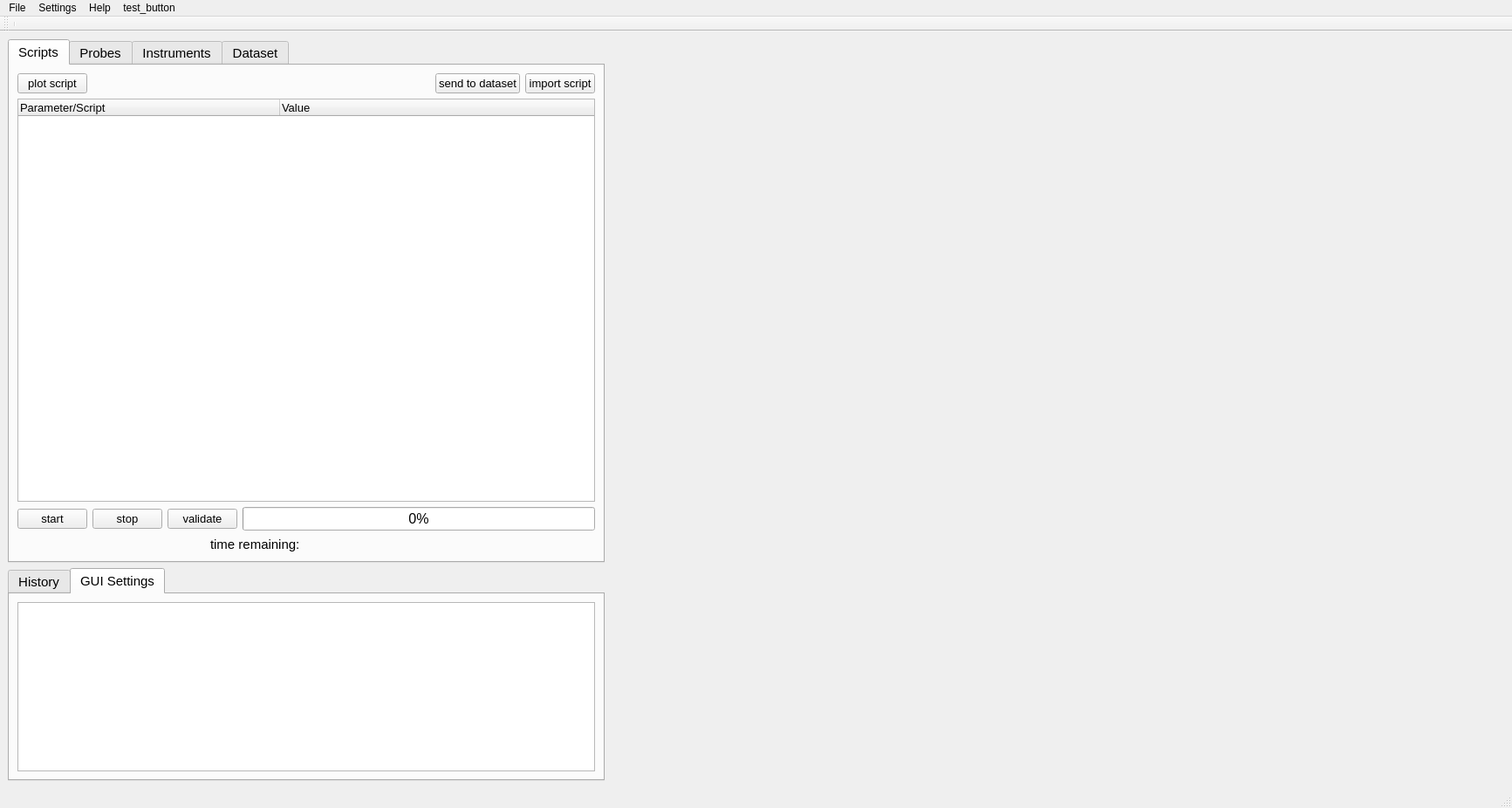
<?xml version="1.0" encoding="UTF-8"?>
<ui version="4.0">
 <class>MainWindow</class>
 <widget class="QMainWindow" name="MainWindow">
  <property name="geometry">
   <rect>
    <x>0</x>
    <y>0</y>
    <width>1733</width>
    <height>926</height>
   </rect>
  </property>
  <property name="sizePolicy">
   <sizepolicy hsizetype="Expanding" vsizetype="Expanding">
    <horstretch>0</horstretch>
    <verstretch>0</verstretch>
   </sizepolicy>
  </property>
  <property name="windowTitle">
   <string>Lukin Lab - B26 GUI</string>
  </property>
  <widget class="QWidget" name="centralwidget">
   <layout class="QHBoxLayout" name="horizontalLayout_8">
    <item>
     <layout class="QHBoxLayout" name="horizontalLayout_7" stretch="8,12">
      <item>
       <layout class="QVBoxLayout" name="verticalLayout_10" stretch="0,0">
        <item>
         <widget class="QTabWidget" name="tabWidget">
          <property name="sizePolicy">
           <sizepolicy hsizetype="Expanding" vsizetype="Expanding">
            <horstretch>0</horstretch>
            <verstretch>0</verstretch>
           </sizepolicy>
          </property>
          <property name="font">
           <font>
            <pointsize>11</pointsize>
           </font>
          </property>
          <property name="autoFillBackground">
           <bool>true</bool>
          </property>
          <property name="tabPosition">
           <enum>QTabWidget::North</enum>
          </property>
          <property name="tabShape">
           <enum>QTabWidget::Rounded</enum>
          </property>
          <property name="currentIndex">
           <number>0</number>
          </property>
          <widget class="QWidget" name="tab_scripts">
           <attribute name="title">
            <string>Scripts</string>
           </attribute>
           <layout class="QVBoxLayout" name="verticalLayout_6">
            <item>
             <layout class="QVBoxLayout" name="verticalLayout_4">
              <item>
               <layout class="QHBoxLayout" name="horizontalLayout_4">
                <item>
                 <widget class="QPushButton" name="btn_plot_script">
                  <property name="font">
                   <font>
                    <pointsize>10</pointsize>
                   </font>
                  </property>
                  <property name="text">
                   <string>plot script</string>
                  </property>
                 </widget>
                </item>
                <item>
                 <spacer name="horizontalSpacer_2">
                  <property name="orientation">
                   <enum>Qt::Horizontal</enum>
                  </property>
                  <property name="sizeHint" stdset="0">
                   <size>
                    <width>40</width>
                    <height>20</height>
                   </size>
                  </property>
                 </spacer>
                </item>
                <item>
                 <widget class="QPushButton" name="btn_store_script_data">
                  <property name="font">
                   <font>
                    <pointsize>10</pointsize>
                   </font>
                  </property>
                  <property name="text">
                   <string>send to dataset</string>
                  </property>
                 </widget>
                </item>
                <item>
                 <widget class="QPushButton" name="btn_load_scripts">
                  <property name="font">
                   <font>
                    <pointsize>10</pointsize>
                   </font>
                  </property>
                  <property name="text">
                   <string>import script</string>
                  </property>
                 </widget>
                </item>
               </layout>
              </item>
              <item>
               <widget class="QTreeWidget" name="tree_scripts">
                <property name="enabled">
                 <bool>true</bool>
                </property>
                <property name="sizePolicy">
                 <sizepolicy hsizetype="Expanding" vsizetype="Expanding">
                  <horstretch>0</horstretch>
                  <verstretch>0</verstretch>
                 </sizepolicy>
                </property>
                <property name="font">
                 <font>
                  <pointsize>10</pointsize>
                 </font>
                </property>
                <property name="autoFillBackground">
                 <bool>false</bool>
                </property>
                <property name="lineWidth">
                 <number>1</number>
                </property>
                <property name="midLineWidth">
                 <number>0</number>
                </property>
                <property name="editTriggers">
                 <set>QAbstractItemView::AllEditTriggers</set>
                </property>
                <property name="alternatingRowColors">
                 <bool>true</bool>
                </property>
                <property name="wordWrap">
                 <bool>true</bool>
                </property>
                <property name="headerHidden">
                 <bool>false</bool>
                </property>
                <attribute name="headerDefaultSectionSize">
                 <number>300</number>
                </attribute>
                <attribute name="headerHighlightSections">
                 <bool>true</bool>
                </attribute>
                <column>
                 <property name="text">
                  <string>Parameter/Script                       </string>
                 </property>
                </column>
                <column>
                 <property name="text">
                  <string>Value</string>
                 </property>
                </column>
               </widget>
              </item>
              <item>
               <layout class="QHBoxLayout" name="horizontalLayout_5">
                <item>
                 <widget class="QPushButton" name="btn_start_script">
                  <property name="font">
                   <font>
                    <pointsize>10</pointsize>
                   </font>
                  </property>
                  <property name="text">
                   <string>start</string>
                  </property>
                 </widget>
                </item>
                <item>
                 <widget class="QPushButton" name="btn_stop_script">
                  <property name="font">
                   <font>
                    <pointsize>10</pointsize>
                   </font>
                  </property>
                  <property name="text">
                   <string>stop</string>
                  </property>
                 </widget>
                </item>
                <item>
                 <widget class="QPushButton" name="btn_validate_script">
                  <property name="font">
                   <font>
                    <pointsize>10</pointsize>
                   </font>
                  </property>
                  <property name="text">
                   <string>validate</string>
                  </property>
                 </widget>
                </item>
                <item>
                 <widget class="QProgressBar" name="progressBar">
                  <property name="font">
                   <font>
                    <pointsize>12</pointsize>
                   </font>
                  </property>
                  <property name="toolTip">
                   <string/>
                  </property>
                  <property name="statusTip">
                   <string/>
                  </property>
                  <property name="value">
                   <number>0</number>
                  </property>
                 </widget>
                </item>
               </layout>
              </item>
              <item>
               <layout class="QHBoxLayout" name="horizontalLayout_6" stretch="1,1,1">
                <item>
                 <spacer name="horizontalSpacer_3">
                  <property name="orientation">
                   <enum>Qt::Horizontal</enum>
                  </property>
                  <property name="sizeHint" stdset="0">
                   <size>
                    <width>138</width>
                    <height>20</height>
                   </size>
                  </property>
                 </spacer>
                </item>
                <item>
                 <widget class="QLabel" name="lbl_time_estimate">
                  <property name="text">
                   <string>time remaining:</string>
                  </property>
                 </widget>
                </item>
                <item>
                 <spacer name="horizontalSpacer_4">
                  <property name="orientation">
                   <enum>Qt::Horizontal</enum>
                  </property>
                  <property name="sizeHint" stdset="0">
                   <size>
                    <width>268</width>
                    <height>20</height>
                   </size>
                  </property>
                 </spacer>
                </item>
               </layout>
              </item>
             </layout>
            </item>
           </layout>
          </widget>
          <widget class="QWidget" name="tab_probes">
           <attribute name="title">
            <string>Probes</string>
           </attribute>
           <layout class="QVBoxLayout" name="verticalLayout_7">
            <item>
             <layout class="QVBoxLayout" name="verticalLayout_5">
              <item>
               <layout class="QHBoxLayout" name="horizontalLayout_2">
                <item>
                 <widget class="QPushButton" name="btn_plot_probe">
                  <property name="font">
                   <font>
                    <pointsize>10</pointsize>
                   </font>
                  </property>
                  <property name="text">
                   <string>plot probe</string>
                  </property>
                 </widget>
                </item>
                <item>
                 <widget class="QPushButton" name="btn_load_probes">
                  <property name="font">
                   <font>
                    <pointsize>10</pointsize>
                   </font>
                  </property>
                  <property name="text">
                   <string>load probe</string>
                  </property>
                 </widget>
                </item>
                <item>
                 <widget class="QCheckBox" name="chk_probe_plot">
                  <property name="font">
                   <font>
                    <pointsize>10</pointsize>
                   </font>
                  </property>
                  <property name="text">
                   <string>plotting on</string>
                  </property>
                 </widget>
                </item>
                <item>
                 <layout class="QHBoxLayout" name="horizontalLayout">
                  <item>
                   <widget class="QCheckBox" name="chk_probe_log">
                    <property name="font">
                     <font>
                      <pointsize>10</pointsize>
                     </font>
                    </property>
                    <property name="text">
                     <string>logging on</string>
                    </property>
                   </widget>
                  </item>
                 </layout>
                </item>
               </layout>
              </item>
              <item>
               <widget class="QTreeWidget" name="tree_probes">
                <property name="enabled">
                 <bool>true</bool>
                </property>
                <property name="sizePolicy">
                 <sizepolicy hsizetype="Expanding" vsizetype="Expanding">
                  <horstretch>0</horstretch>
                  <verstretch>0</verstretch>
                 </sizepolicy>
                </property>
                <property name="editTriggers">
                 <set>QAbstractItemView::AllEditTriggers</set>
                </property>
                <property name="headerHidden">
                 <bool>false</bool>
                </property>
                <attribute name="headerDefaultSectionSize">
                 <number>150</number>
                </attribute>
                <attribute name="headerHighlightSections">
                 <bool>true</bool>
                </attribute>
                <column>
                 <property name="text">
                  <string>Parameter</string>
                 </property>
                </column>
                <column>
                 <property name="text">
                  <string>Value</string>
                 </property>
                </column>
               </widget>
              </item>
             </layout>
            </item>
           </layout>
          </widget>
          <widget class="QWidget" name="tab_settings">
           <attribute name="title">
            <string>Instruments</string>
           </attribute>
           <layout class="QVBoxLayout" name="verticalLayout_8">
            <item>
             <layout class="QVBoxLayout" name="verticalLayout_3">
              <item>
               <layout class="QHBoxLayout" name="horizontalLayout_3">
                <item>
                 <spacer name="horizontalSpacer">
                  <property name="orientation">
                   <enum>Qt::Horizontal</enum>
                  </property>
                  <property name="sizeHint" stdset="0">
                   <size>
                    <width>40</width>
                    <height>20</height>
                   </size>
                  </property>
                 </spacer>
                </item>
                <item>
                 <widget class="QPushButton" name="btn_load_instruments">
                  <property name="font">
                   <font>
                    <pointsize>10</pointsize>
                   </font>
                  </property>
                  <property name="text">
                   <string>import instrument</string>
                  </property>
                 </widget>
                </item>
               </layout>
              </item>
              <item>
               <widget class="QTreeWidget" name="tree_settings">
                <property name="enabled">
                 <bool>true</bool>
                </property>
                <property name="sizePolicy">
                 <sizepolicy hsizetype="Expanding" vsizetype="Expanding">
                  <horstretch>0</horstretch>
                  <verstretch>0</verstretch>
                 </sizepolicy>
                </property>
                <property name="font">
                 <font>
                  <pointsize>10</pointsize>
                 </font>
                </property>
                <property name="editTriggers">
                 <set>QAbstractItemView::AllEditTriggers</set>
                </property>
                <property name="headerHidden">
                 <bool>false</bool>
                </property>
                <attribute name="headerDefaultSectionSize">
                 <number>200</number>
                </attribute>
                <attribute name="headerHighlightSections">
                 <bool>true</bool>
                </attribute>
                <column>
                 <property name="text">
                  <string>Instrument</string>
                 </property>
                </column>
                <column>
                 <property name="text">
                  <string>Value</string>
                 </property>
                </column>
               </widget>
              </item>
             </layout>
            </item>
           </layout>
          </widget>
          <widget class="QWidget" name="tab_data">
           <attribute name="title">
            <string>Dataset</string>
           </attribute>
           <layout class="QHBoxLayout" name="horizontalLayout_13">
            <item>
             <layout class="QHBoxLayout" name="horizontalLayout_12">
              <item>
               <layout class="QVBoxLayout" name="verticalLayout">
                <item>
                 <layout class="QHBoxLayout" name="horizontalLayout_10">
                  <item>
                   <widget class="QPushButton" name="btn_plot_data">
                    <property name="font">
                     <font>
                      <pointsize>10</pointsize>
                     </font>
                    </property>
                    <property name="text">
                     <string>plot script</string>
                    </property>
                   </widget>
                  </item>
                  <item>
                   <widget class="QPushButton" name="btn_save_data">
                    <property name="font">
                     <font>
                      <pointsize>10</pointsize>
                     </font>
                    </property>
                    <property name="text">
                     <string>save selected</string>
                    </property>
                   </widget>
                  </item>
                  <item>
                   <widget class="QPushButton" name="btn_delete_data">
                    <property name="font">
                     <font>
                      <pointsize>10</pointsize>
                     </font>
                    </property>
                    <property name="text">
                     <string>delete selected</string>
                    </property>
                   </widget>
                  </item>
                 </layout>
                </item>
                <item>
                 <widget class="QTreeView" name="tree_dataset">
                  <property name="dragEnabled">
                   <bool>true</bool>
                  </property>
                  <property name="dragDropMode">
                   <enum>QAbstractItemView::DragDrop</enum>
                  </property>
                  <property name="defaultDropAction">
                   <enum>Qt::MoveAction</enum>
                  </property>
                  <property name="selectionMode">
                   <enum>QAbstractItemView::ExtendedSelection</enum>
                  </property>
                  <property name="uniformRowHeights">
                   <bool>true</bool>
                  </property>
                 </widget>
                </item>
               </layout>
              </item>
             </layout>
            </item>
           </layout>
          </widget>
         </widget>
        </item>
        <item>
         <widget class="QTabWidget" name="tabWidget_2">
          <property name="sizePolicy">
           <sizepolicy hsizetype="Preferred" vsizetype="Preferred">
            <horstretch>0</horstretch>
            <verstretch>0</verstretch>
           </sizepolicy>
          </property>
          <property name="font">
           <font>
            <pointsize>11</pointsize>
           </font>
          </property>
          <property name="currentIndex">
           <number>1</number>
          </property>
          <widget class="QWidget" name="tab">
           <attribute name="title">
            <string>History</string>
           </attribute>
           <layout class="QVBoxLayout" name="verticalLayout_9">
            <item>
             <widget class="QListView" name="list_history">
              <property name="font">
               <font>
                <pointsize>10</pointsize>
               </font>
              </property>
              <property name="alternatingRowColors">
               <bool>true</bool>
              </property>
              <property name="wordWrap">
               <bool>true</bool>
              </property>
             </widget>
            </item>
           </layout>
          </widget>
          <widget class="QWidget" name="tab_settings_2">
           <attribute name="title">
            <string>GUI Settings</string>
           </attribute>
           <layout class="QHBoxLayout" name="horizontalLayout_11">
            <item>
             <layout class="QVBoxLayout" name="verticalLayout_11">
              <item>
               <widget class="QTreeView" name="tree_gui_settings">
                <property name="font">
                 <font>
                  <pointsize>10</pointsize>
                 </font>
                </property>
                <property name="editTriggers">
                 <set>QAbstractItemView::DoubleClicked|QAbstractItemView::EditKeyPressed</set>
                </property>
                <property name="alternatingRowColors">
                 <bool>true</bool>
                </property>
                <property name="selectionMode">
                 <enum>QAbstractItemView::SingleSelection</enum>
                </property>
                <property name="selectionBehavior">
                 <enum>QAbstractItemView::SelectItems</enum>
                </property>
                <property name="indentation">
                 <number>0</number>
                </property>
                <property name="uniformRowHeights">
                 <bool>true</bool>
                </property>
                <property name="itemsExpandable">
                 <bool>true</bool>
                </property>
                <property name="sortingEnabled">
                 <bool>true</bool>
                </property>
                <property name="expandsOnDoubleClick">
                 <bool>true</bool>
                </property>
                <attribute name="headerDefaultSectionSize">
                 <number>200</number>
                </attribute>
                <attribute name="headerShowSortIndicator" stdset="0">
                 <bool>true</bool>
                </attribute>
               </widget>
              </item>
             </layout>
            </item>
           </layout>
          </widget>
         </widget>
        </item>
       </layout>
      </item>
      <item>
       <layout class="QVBoxLayout" name="verticalLayout_2" stretch="1,8,1,26">
        <item>
         <layout class="QHBoxLayout" name="horizontalLayout_9">
          <item>
           <widget class="QWidget" name="toolbar_space_1" native="true"/>
          </item>
         </layout>
        </item>
        <item>
         <layout class="QHBoxLayout" name="horizontalLayout_16">
          <item>
           <widget class="QWidget" name="plot_1" native="true"/>
          </item>
         </layout>
        </item>
        <item>
         <layout class="QHBoxLayout" name="horizontalLayout_14">
          <item>
           <widget class="QWidget" name="toolbar_space_2" native="true"/>
          </item>
         </layout>
        </item>
        <item>
         <layout class="QHBoxLayout" name="horizontalLayout_15">
          <item>
           <widget class="QWidget" name="plot_2" native="true"/>
          </item>
         </layout>
        </item>
       </layout>
      </item>
     </layout>
    </item>
   </layout>
  </widget>
  <widget class="QMenuBar" name="menubar">
   <property name="geometry">
    <rect>
     <x>0</x>
     <y>0</y>
     <width>1733</width>
     <height>21</height>
    </rect>
   </property>
   <widget class="QMenu" name="menuFile">
    <property name="title">
     <string>File</string>
    </property>
    <addaction name="btn_exit"/>
   </widget>
   <widget class="QMenu" name="menuSettings">
    <property name="title">
     <string>Settings</string>
    </property>
    <addaction name="btn_load_gui"/>
    <addaction name="btn_save_gui"/>
   </widget>
   <widget class="QMenu" name="menuHelp">
    <property name="title">
     <string>Help</string>
    </property>
    <addaction name="btn_about"/>
   </widget>
   <widget class="QMenu" name="btn_test">
    <property name="title">
     <string>test_button</string>
    </property>
    <addaction name="btn_test_2"/>
   </widget>
   <addaction name="menuFile"/>
   <addaction name="menuSettings"/>
   <addaction name="menuHelp"/>
   <addaction name="btn_test"/>
  </widget>
  <widget class="QStatusBar" name="statusbar"/>
  <widget class="QToolBar" name="toolBar">
   <property name="windowTitle">
    <string>toolBar</string>
   </property>
   <attribute name="toolBarArea">
    <enum>TopToolBarArea</enum>
   </attribute>
   <attribute name="toolBarBreak">
    <bool>false</bool>
   </attribute>
   <addaction name="separator"/>
  </widget>
  <action name="btn_exit">
   <property name="text">
    <string>Exit</string>
   </property>
  </action>
  <action name="btn_load_gui">
   <property name="text">
    <string>load</string>
   </property>
  </action>
  <action name="btn_save_gui">
   <property name="text">
    <string>save</string>
   </property>
  </action>
  <action name="btn_about">
   <property name="text">
    <string>about</string>
   </property>
  </action>
  <action name="btn_test_2">
   <property name="text">
    <string>test</string>
   </property>
  </action>
 </widget>
 <resources/>
 <connections/>
</ui>
